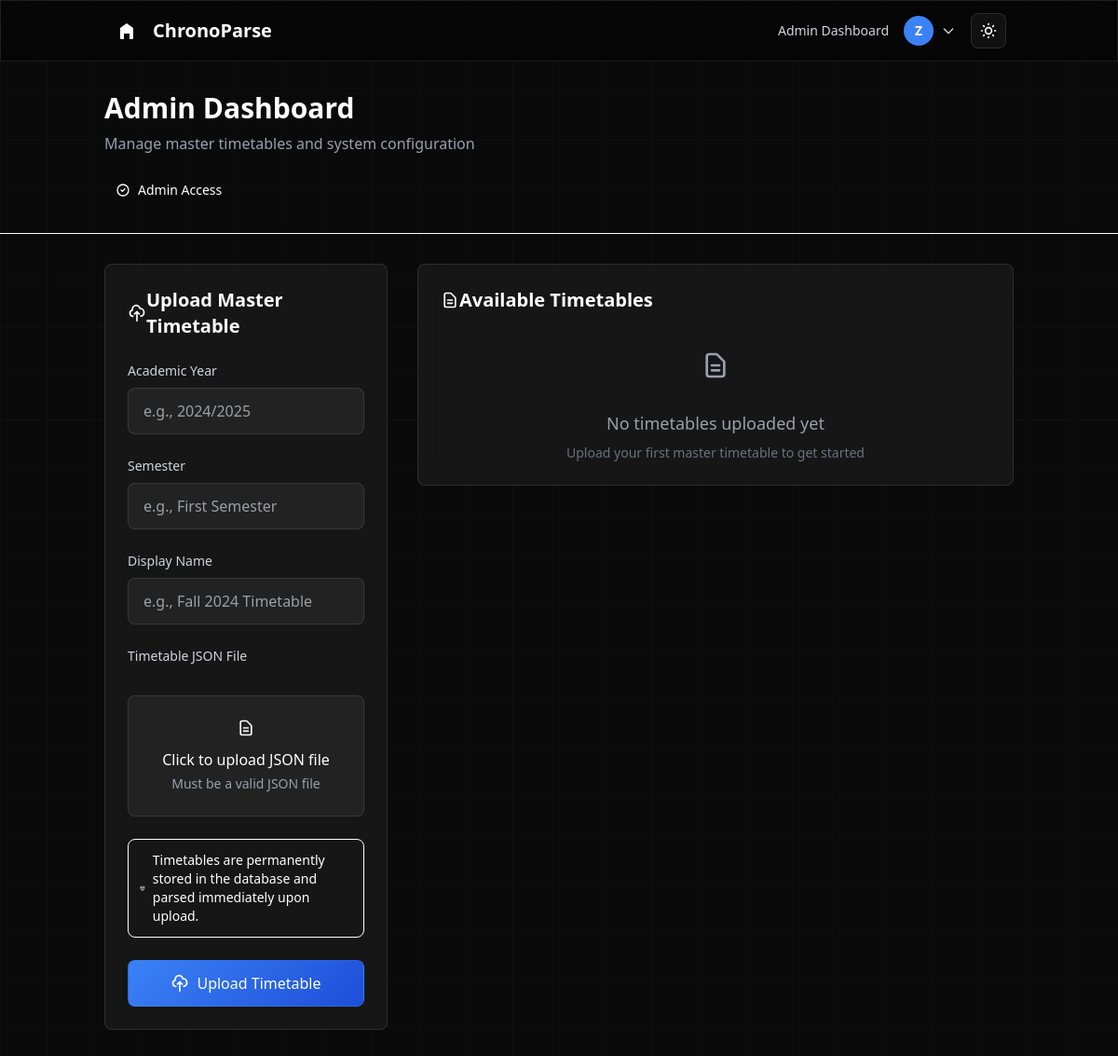
The page /dashboard/admin (signed in) on the database as committed earlier.
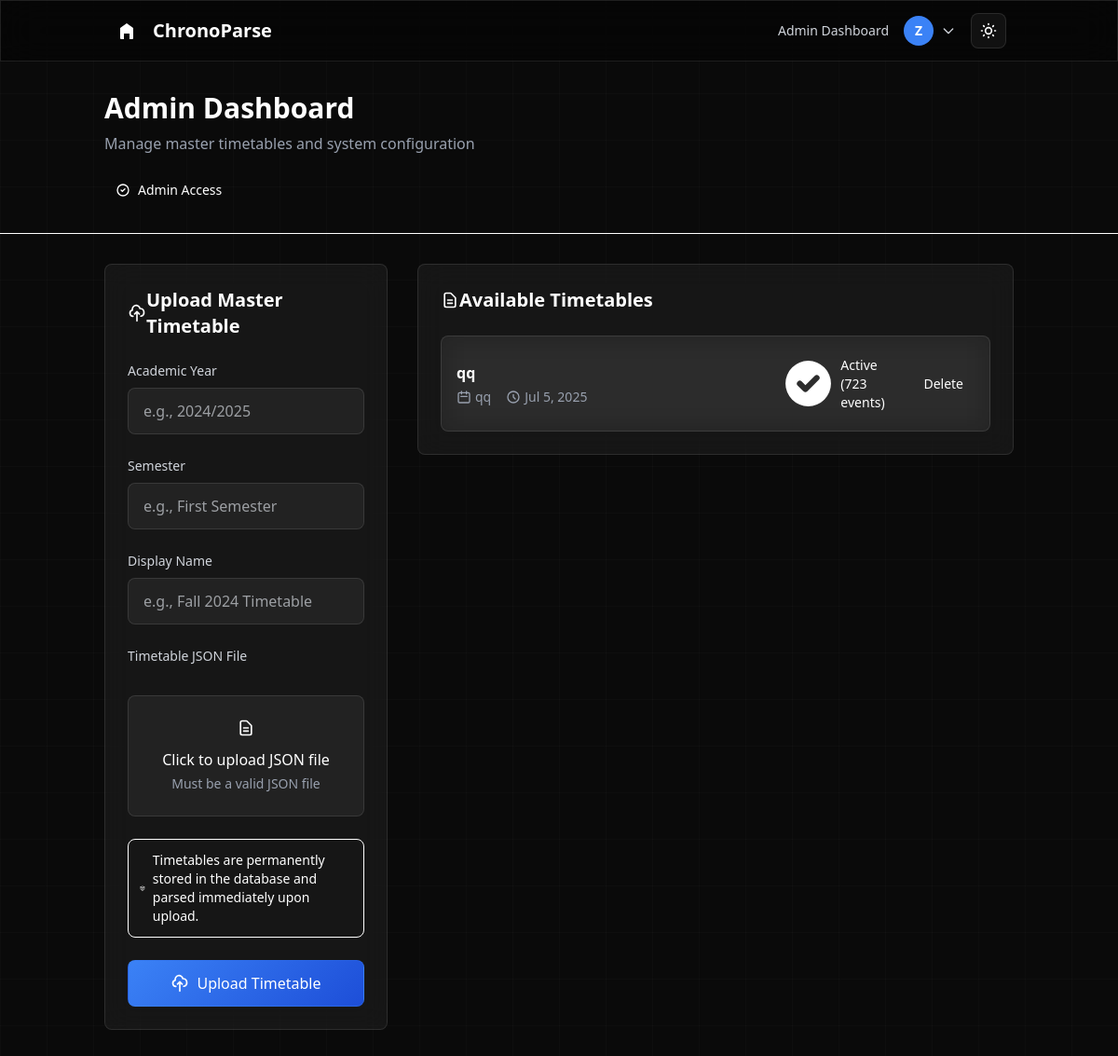
The same page on the database as committed later.
### core/models.py (models this page shows, shortened)
class TimetableSource(models.Model):
    PROCESSING = 'PROCESSING'
    COMPLETED = 'COMPLETED'
    FAILED = 'FAILED'
    STATUS_CHOICES = [
        (PROCESSING, 'Processing'),
        (COMPLETED, 'Completed'),
        (FAILED, 'Failed'),
    ]
    academic_year = models.CharField(max_length=10)
    semester = models.CharField(max_length=20)
    display_name = models.CharField(max_length=255)
    source_json = models.FileField(upload_to='master_timetables/')
    uploader = models.ForeignKey(User, on_delete=models.CASCADE)
    created_at = models.DateTimeField(auto_now_add=True)
    status = models.CharField(
        max_length=10, choices=STATUS_CHOICES, default=PROCESSING)
    events_parsed = models.BooleanField(default=False)
    total_events = models.IntegerField(default=0)

### core/views.py (the view, shortened to what this page needs)
# urls.py: path('dashboard/admin', AdminDashboardView.as_view(), name='admin_dashboard'),
class AdminDashboardView(LoginRequiredMixin, View):
    def get(self, request):
        form = TimetableSourceForm()
        timetables = TimetableSource.objects.all().order_by('-created_at')
        return render(request, 'core/admin_dashboard.html', {'form': form, 'timetables': timetables})

### core/forms.py
class TimetableSourceForm(forms.ModelForm):
    class Meta:
        model = TimetableSource
        fields = ['academic_year', 'semester', 'display_name', 'source_json']
        widgets = {
            'academic_year': forms.TextInput(attrs={'class': 'mt-1 block w-full rounded-md border-gray-300 shadow-sm focus:border-indigo-500 focus:ring-indigo-500 sm:text-sm'}),
            'semester': forms.TextInput(attrs={'class': 'mt-1 block w-full rounded-md border-gray-300 shadow-sm focus:border-indigo-500 focus:ring-indigo-500 sm:text-sm'}),
            'display_name': forms.TextInput(attrs={'class': 'mt-1 block w-full rounded-md border-gray-300 shadow-sm focus:border-indigo-500 focus:ring-indigo-500 sm:text-sm'}),
            'source_json': forms.FileInput(attrs={'class': 'block w-full text-sm text-gray-500 file:mr-4 file:py-2 file:px-4 file:rounded-full file:border-0 file:text-sm file:font-semibold file:bg-indigo-50 file:text-indigo-700 hover:file:bg-indigo-100', 'accept': '.json'}),
        }

### core/templates/core/admin_dashboard.html (shortened to what the changed rows need)
{% extends "theme/base.html" %}
{% block content %}
<div class="min-h-screen">
    <div class="border-b border-white/10 bg-black/20 backdrop-blur-sm">
        <div class="container mx-auto px-6 py-8">
            <div class="flex flex-col lg:flex-row lg:items-center lg:justify-between">
                <div class="mb-6 lg:mb-0">
                    <h1 class="text-3xl font-semibold text-white mb-2">
                        Admin Dashboard
                    </h1>
                </div>
            </div>
        </div>
    </div>
    <div class="container mx-auto px-6 py-8">
        <div class="grid grid-cols-1 lg:grid-cols-3 gap-8">
            <div class="lg:col-span-1">
                <div class="glass-card p-6 rounded-lg card-hover fade-in">
                    <div class="flex items-center mb-6">
                        <h2 class="text-xl font-semibold text-white">Upload Master Timetable</h2>
                    </div>
                </div>
            </div>
            <div class="lg:col-span-2">
                <div class="glass-card p-6 rounded-lg card-hover fade-in">
                    <div class="flex items-center mb-6">
                        <h2 class="text-xl font-semibold text-white">Available Timetables</h2>
                    </div>
                    <div class="space-y-4">
                        {% for tt in timetables %}
                        <div class="glass-card p-4 rounded-lg border border-white/10 hover:border-white/20 transition-all duration-300">
                            <div class="flex justify-between items-center">
                                <div class="flex-1">
                                    <h3 class="font-semibold text-white mb-1">{{ tt.display_name }}</h3>
                                    <div class="flex items-center text-gray-400 text-sm space-x-4">
                                        <div class="flex items-center">
                                            <svg class="w-4 h-4 mr-1" fill="none" stroke="currentColor" viewBox="0 0 24 24">
                                                <path stroke-linecap="round" stroke-linejoin="round" stroke-width="2" d="M8 7V3m8 4V3m-9 8h10M5 21h14a2 2 0 002-2V7a2 2 0 00-2-2H5a2 2 0 00-2 2v12a2 2 0 002 2z"></path>
                                            </svg>
                                            {{ tt.academic_year }}
                                        </div>
                                        <div class="flex items-center">
                                            <svg class="w-4 h-4 mr-1" fill="none" stroke="currentColor" viewBox="0 0 24 24">
                                                <path stroke-linecap="round" stroke-linejoin="round" stroke-width="2" d="M12 8v4l3 3m6-3a9 9 0 11-18 0 9 9 0 0118 0z"></path>
                                            </svg>
                                            {{ tt.created_at|date:"M j, Y" }}
                                        </div>
                                    </div>
                                </div>
                                <div class="flex items-center space-x-3">
                                    {% if tt.status == 'COMPLETED' %}
                                    <span class="inline-flex items-center px-3 py-1 rounded-lg bg-green-500/20 text-green-300 text-sm font-medium">
                                        <svg class="w-3 h-3 mr-1" fill="currentColor" viewBox="0 0 20 20">
                                            <path fill-rule="evenodd" d="M10 18a8 8 0 100-16 8 8 0 000 16zm3.707-9.293a1 1 0 00-1.414-1.414L9 10.586 7.707 9.293a1 1 0 00-1.414 1.414l2 2a1 1 0 001.414 0l4-4z" clip-rule="evenodd"></path>
                                        </svg>
                                        Active ({{ tt.total_events }} events)
                                        </span>
                                        {% endif %}
                                        <button onclick="confirmDelete('{{ tt.id }}', '{{ tt.display_name }}')"
                                            class="inline-flex items-center px-3 py-1 rounded-lg bg-red-500/20 text-red-300 text-sm font-medium hover:bg-red-500/30 transition-colors duration-200">
                                            Delete
                                        </button>
                                </div>
                            </div>
                        </div>
                        {% empty %}
                        <div class="text-center py-12">
                            <div class="w-16 h-16 bg-gray-500/20 rounded-2xl flex items-center justify-center mx-auto mb-4">
                                <svg class="w-8 h-8 text-gray-400" fill="none" stroke="currentColor" viewBox="0 0 24 24">
                                    <path stroke-linecap="round" stroke-linejoin="round" stroke-width="2" d="M9 12h6m-6 4h6m2 5H7a2 2 0 01-2-2V5a2 2 0 012-2h5.586a1 1 0 01.707.293l5.414 5.414a1 1 0 01.293.707V19a2 2 0 01-2 2z"></path>
                                </svg>
                            </div>
                            <p class="text-gray-400 text-lg mb-2">No timetables uploaded yet</p>
                            <p class="text-gray-500 text-sm">Upload your first master timetable to get started</p>
                        </div>
                        {% endfor %}
                    </div>
                </div>
            </div>
        </div>
    </div>
</div>
{% endblock %}

Rows that differ between the two databases and show on the page:
added TimetableSource: display_name "qq", academic_year "qq", created_at "Jul 5, 2025", total_events "723"
Other text that changed with them:
text no longer shown: "No timetables uploaded yet Upload your first master timetable to get started"
